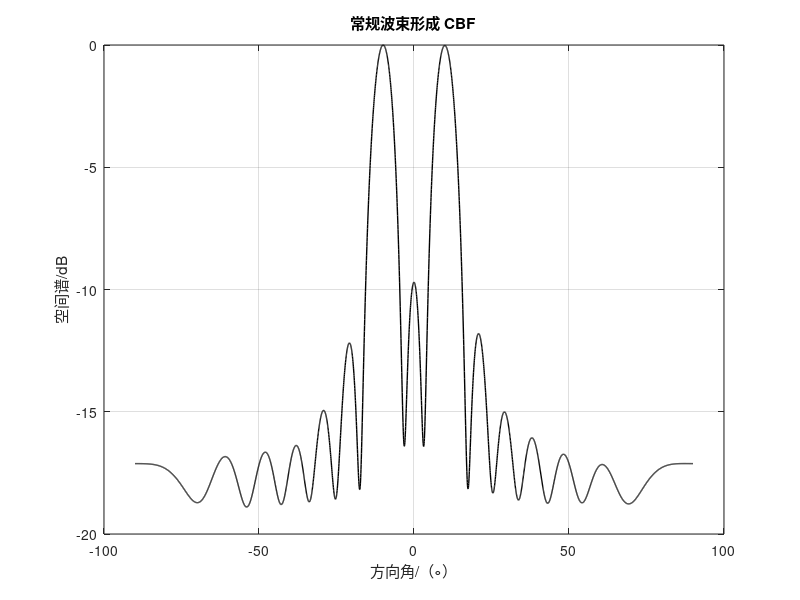

This chart was generated by the following MATLAB code:
% CBF_simulation.m
clc;
clear;

% 初始化参数
f0 = 1e10; % 信号频率为 X 波段 10 GHz
fs = 3 * f0; % 采样频率
N = 1000; % 快拍数
c = 3e8; % 光速
lamda = c / f0; % 求波长
d = lamda / 2; % 阵元间隔
M = 16; % 阵元数目
theta = [-10; 10]; % 方向来向角
theta_p = -90:0.05:90; % 方向角度扫描范围
atheta = exp(-j * 2 * pi * d * sin(theta / 180 * pi) * (0:M-1) / lamda); % 空域导向矢量

% 构建信号
s1 = sin(2 * pi * f0 * (0:1/fs:(N-1)/fs));
s2 = cos(2 * pi * f0 * (0:1/fs:(N-1)/fs));
S = [s1; s2];

% 信号模型
X = atheta' * S;
X = awgn(X, 10); % 添加白高斯噪声，SNR=10dB
Rhat = X * X' / N; % 协方差矩阵估计

% CBF 法
for i = 1:length(theta_p)
    atheta_p = exp(-j * 2 * pi * d * sin(theta_p(i) / 180 * pi) * (0:M-1) / lamda);
    p1(i) = abs(atheta_p * Rhat * atheta_p');
end
P1 = 10 * log10(p1 / max(p1));

% 绘制图形
figure();
plot(theta_p, P1, 'k', 'linewidth', 1);
title('常规波束形成 CBF');
xlabel('方向角/（\circ）');
ylabel('空间谱/dB');
grid on;
